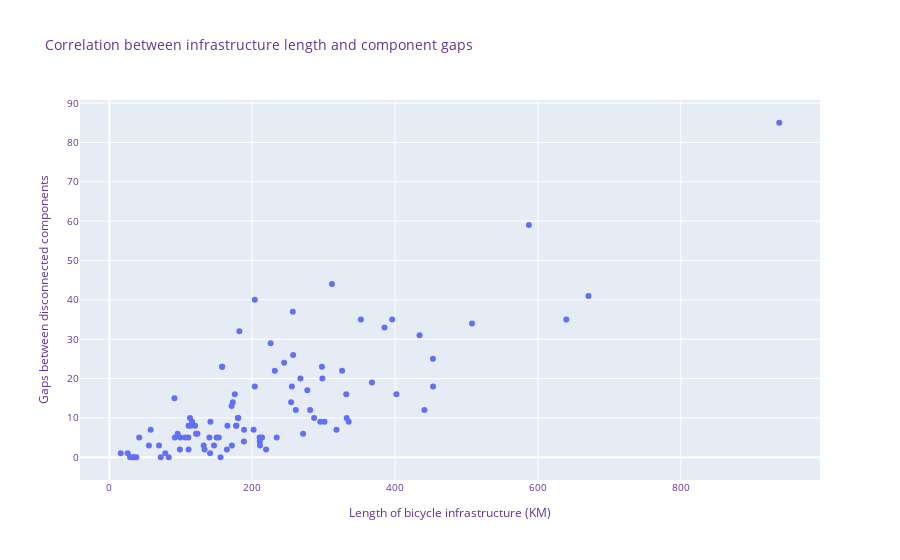
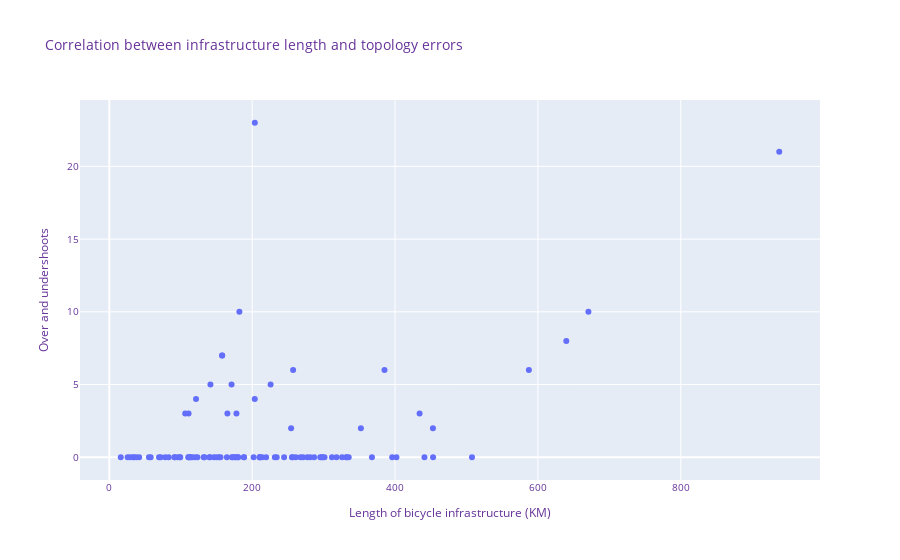

Here is the notebook cell these charts were saved with, in order:
### Markdown cell above
**Correlation between infrastructure length and topology errors**

### Code cell
# TODO: Add label for high/low density and add as color?
fig = px.scatter(
    muni_network_counts, 
    x='infra_km', 
    y='component_gaps',
    title='Correlation between infrastructure length and component gaps', 
    hover_data=['navn'],
    labels={
        "infra_km": "Length of bicycle infrastructure (KM)",
        "component_gaps": "Gaps between disconnected components",
        "navn": "Municipality"
        })

fig.update_layout(
    font=dict(
        size=10,
        color="RebeccaPurple"
    )
)
fig.show()


# TODO: Add label for high/low density and add as color?
fig = px.scatter(
    muni_network_counts, 
    x='infra_km', 
    y='over_under',
    title='Correlation between infrastructure length and topology errors', 
    hover_data=['navn'],
    labels={
        "infra_km": "Length of bicycle infrastructure (KM)",
        "over_under": "Over and undershoots",
        "navn": "Municipality"
        })

fig.update_layout(
    font=dict(
        size=10,
        color="RebeccaPurple"
    )
)
fig.show()

### Figure 1 — Plotly figure (JSON) as saved in the notebook; plotly's stock layout.template omitted (floating-point values rounded to 4 significant figures)
{"data": [{"customdata": [["Aabenraa"], ["Aalborg"], ["Aarhus"], ["Albertslund"], ["Allerød"], ["Assens"], ["Ballerup"], ["Billund"], ["Bornholm"], ["Brøndby"], ["Brønderslev"], ["Dragør"], ["Egedal"], ["Esbjerg"], ["Faaborg-Midtfyn"], ["Fanø"], ["Favrskov"], ["Faxe"], ["Fredensborg"], ["Fredericia"], ["Frederiksberg"], ["Frederikshavn"], ["Frederikssund"], ["Furesø"], ["Gentofte"], ["Gladsaxe"], ["Glostrup"], ["Greve"], ["Gribskov"], ["Guldborgsund"], ["Haderslev"], ["Halsnæs"], ["Hedensted"], ["Helsingør"], ["Herlev"], ["Herning"], ["Hillerød"], ["Hjørring"], ["Holbæk"], ["Holstebro"], ["Horsens"], ["Hvidovre"], ["Høje-Taastrup"], ["Hørsholm"], ["Ikast-Brande"], ["Ishøj"], ["Jammerbugt"], ["Kalundborg"], ["Kerteminde"], ["Kolding"], ["København"], ["Køge"], ["Langeland"], ["Lejre"], ["Lemvig"], ["Lolland"], ["Lyngby-Taarbæk"], ["Læsø"], ["Mariagerfjord"], ["Middelfart"], ["Morsø"], ["Norddjurs"], ["Nordfyns"], ["Nyborg"], ["Næstved"], ["Odder"], ["Odense"], ["Odsherred"], ["Randers"], ["Rebild"], ["Ringkøbing-Skjern"], ["Ringsted"], ["Roskilde"], ["Rudersdal"], ["Rødovre"], ["Samsø"], ["Silkeborg"], ["Skanderborg"], ["Skive"], ["Slagelse"], ["Solrød"], ["Sorø"], ["Stevns"], ["Struer"], ["Svendborg"], ["Syddjurs"], ["Sønderborg"], ["Thisted"], ["Tårnby"], ["Tønder"], ["Vallensbæk"], ["Varde"], ["Vejen"], ["Vejle"], ["Vesthimmerlands"], ["Viborg"], ["Vordingborg"], ["Ærø"]], "hovertemplate": "Length of bicycle infrastructure (KM)=%{x}<br>Gaps between disconnected components=%{y}<br>Municipality=%{customdata[0]}<extra></extra>", "legendgroup": "", "marker": {"color": "#636efa", "symbol": "circle"}, "mode": "markers", "name": "", "orientation": "v", "showlegend": false, "type": "scatter", "x": [335.1, 670.7, 937.9, 111.0, 157.8, 110.9, 182.1, 175.7, 213.9, 121.4, 210.6, 41.75, 225.8, 434.4, 171.6, 28.94, 301.3, 114.1, 203.7, 257.3, 78.28, 331.7, 254.5, 171.1, 155.7, 140.1, 91.73, 158.1, 141.6, 277.2, 271.2, 123.3, 244.7, 255.5, 55.44, 385.2, 256.8, 318.0, 261.0, 267.5, 325.9, 141.0, 172.8, 113.0, 210.9, 57.87, 234.3, 210.3, 91.15, 311.6, 639.7, 281.1, 34.42, 202.0, 83.17, 188.3, 177.3, 32.99, 188.6, 146.6, 25.63, 95.63, 115.8, 153.3, 396.0, 132.0, 587.4, 120.0, 298.2, 164.6, 401.9, 219.5, 352.2, 231.7, 69.54, 37.83, 507.7, 297.7, 180.0, 367.6, 106.2, 133.3, 98.73, 110.6, 177.9, 203.6, 441.1, 165.3, 99.31, 286.7, 71.92, 332.3, 150.2, 453.0, 295.3, 453.2, 180.4, 15.98], "xaxis": "x", "y": [9, 41, 85, 8, 23, 2, 32, 16, 5, 6, 4, 5, 29, 31, 3, 0, 9, 8, 40, 26, 1, 16, 14, 13, 0, 5, 5, 23, 9, 17, 6, 6, 24, 18, 3, 33, 37, 7, 12, 20, 22, 1, 14, 10, 3, 7, 5, 5, 15, 44, 35, 12, 0, 7, 0, 4, 8, 0, 7, 3, 1, 6, 9, 5, 35, 3, 59, 8, 20, 2, 16, 2, 35, 22, 3, 0, 34, 23, 10, 19, 5, 2, 2, 5, 8, 18, 12, 8, 5, 10, 0, 10, 5, 25, 9, 18, 10, 1], "yaxis": "y"}], "layout": {"font": {"color": "RebeccaPurple", "size": 10}, "legend": {"tracegroupgap": 0}, "title": {"text": "Correlation between infrastructure length and component gaps"}, "xaxis": {"anchor": "y", "domain": [0, 1], "title": {"text": "Length of bicycle infrastructure (KM)"}}, "yaxis": {"anchor": "x", "domain": [0, 1], "title": {"text": "Gaps between disconnected components"}}}}

### Figure 2 — Plotly figure (JSON) as saved in the notebook; plotly's stock layout.template omitted (floating-point values rounded to 4 significant figures)
{"data": [{"customdata": [["Aabenraa"], ["Aalborg"], ["Aarhus"], ["Albertslund"], ["Allerød"], ["Assens"], ["Ballerup"], ["Billund"], ["Bornholm"], ["Brøndby"], ["Brønderslev"], ["Dragør"], ["Egedal"], ["Esbjerg"], ["Faaborg-Midtfyn"], ["Fanø"], ["Favrskov"], ["Faxe"], ["Fredensborg"], ["Fredericia"], ["Frederiksberg"], ["Frederikshavn"], ["Frederikssund"], ["Furesø"], ["Gentofte"], ["Gladsaxe"], ["Glostrup"], ["Greve"], ["Gribskov"], ["Guldborgsund"], ["Haderslev"], ["Halsnæs"], ["Hedensted"], ["Helsingør"], ["Herlev"], ["Herning"], ["Hillerød"], ["Hjørring"], ["Holbæk"], ["Holstebro"], ["Horsens"], ["Hvidovre"], ["Høje-Taastrup"], ["Hørsholm"], ["Ikast-Brande"], ["Ishøj"], ["Jammerbugt"], ["Kalundborg"], ["Kerteminde"], ["Kolding"], ["København"], ["Køge"], ["Langeland"], ["Lejre"], ["Lemvig"], ["Lolland"], ["Lyngby-Taarbæk"], ["Læsø"], ["Mariagerfjord"], ["Middelfart"], ["Morsø"], ["Norddjurs"], ["Nordfyns"], ["Nyborg"], ["Næstved"], ["Odder"], ["Odense"], ["Odsherred"], ["Randers"], ["Rebild"], ["Ringkøbing-Skjern"], ["Ringsted"], ["Roskilde"], ["Rudersdal"], ["Rødovre"], ["Samsø"], ["Silkeborg"], ["Skanderborg"], ["Skive"], ["Slagelse"], ["Solrød"], ["Sorø"], ["Stevns"], ["Struer"], ["Svendborg"], ["Syddjurs"], ["Sønderborg"], ["Thisted"], ["Tårnby"], ["Tønder"], ["Vallensbæk"], ["Varde"], ["Vejen"], ["Vejle"], ["Vesthimmerlands"], ["Viborg"], ["Vordingborg"], ["Ærø"]], "hovertemplate": "Length of bicycle infrastructure (KM)=%{x}<br>Over and undershoots=%{y}<br>Municipality=%{customdata[0]}<extra></extra>", "legendgroup": "", "marker": {"color": "#636efa", "symbol": "circle"}, "mode": "markers", "name": "", "orientation": "v", "showlegend": false, "type": "scatter", "x": [335.1, 670.7, 937.9, 111.0, 157.8, 110.9, 182.1, 175.7, 213.9, 121.4, 210.6, 41.75, 225.8, 434.4, 171.6, 28.94, 301.3, 114.1, 203.7, 257.3, 78.28, 331.7, 254.5, 171.1, 155.7, 140.1, 91.73, 158.1, 141.6, 277.2, 271.2, 123.3, 244.7, 255.5, 55.44, 385.2, 256.8, 318.0, 261.0, 267.5, 325.9, 141.0, 172.8, 113.0, 210.9, 57.87, 234.3, 210.3, 91.15, 311.6, 639.7, 281.1, 34.42, 202.0, 83.17, 188.3, 177.3, 32.99, 188.6, 146.6, 25.63, 95.63, 115.8, 153.3, 396.0, 132.0, 587.4, 120.0, 298.2, 164.6, 401.9, 219.5, 352.2, 231.7, 69.54, 37.83, 507.7, 297.7, 180.0, 367.6, 106.2, 133.3, 98.73, 110.6, 177.9, 203.6, 441.1, 165.3, 99.31, 286.7, 71.92, 332.3, 150.2, 453.0, 295.3, 453.2, 180.4, 15.98], "xaxis": "x", "y": [0, 10, 21, 3, 7, 0, 10, 0, 0, 4, 0, 0, 5, 3, 0, 0, 0, 0, 23, 6, 0, 0, 2, 5, 0, 0, 0, 7, 5, 0, 0, 0, 0, 0, 0, 6, 0, 0, 0, 0, 0, 0, 0, 0, 0, 0, 0, 0, 0, 0, 8, 0, 0, 0, 0, 0, 0, 0, 0, 0, 0, 0, 0, 0, 0, 0, 6, 0, 0, 0, 0, 0, 2, 0, 0, 0, 0, 0, 0, 0, 3, 0, 0, 0, 3, 4, 0, 3, 0, 0, 0, 0, 0, 2, 0, 0, 0, 0], "yaxis": "y"}], "layout": {"font": {"color": "RebeccaPurple", "size": 10}, "legend": {"tracegroupgap": 0}, "title": {"text": "Correlation between infrastructure length and topology errors"}, "xaxis": {"anchor": "y", "domain": [0, 1], "title": {"text": "Length of bicycle infrastructure (KM)"}}, "yaxis": {"anchor": "x", "domain": [0, 1], "title": {"text": "Over and undershoots"}}}}
